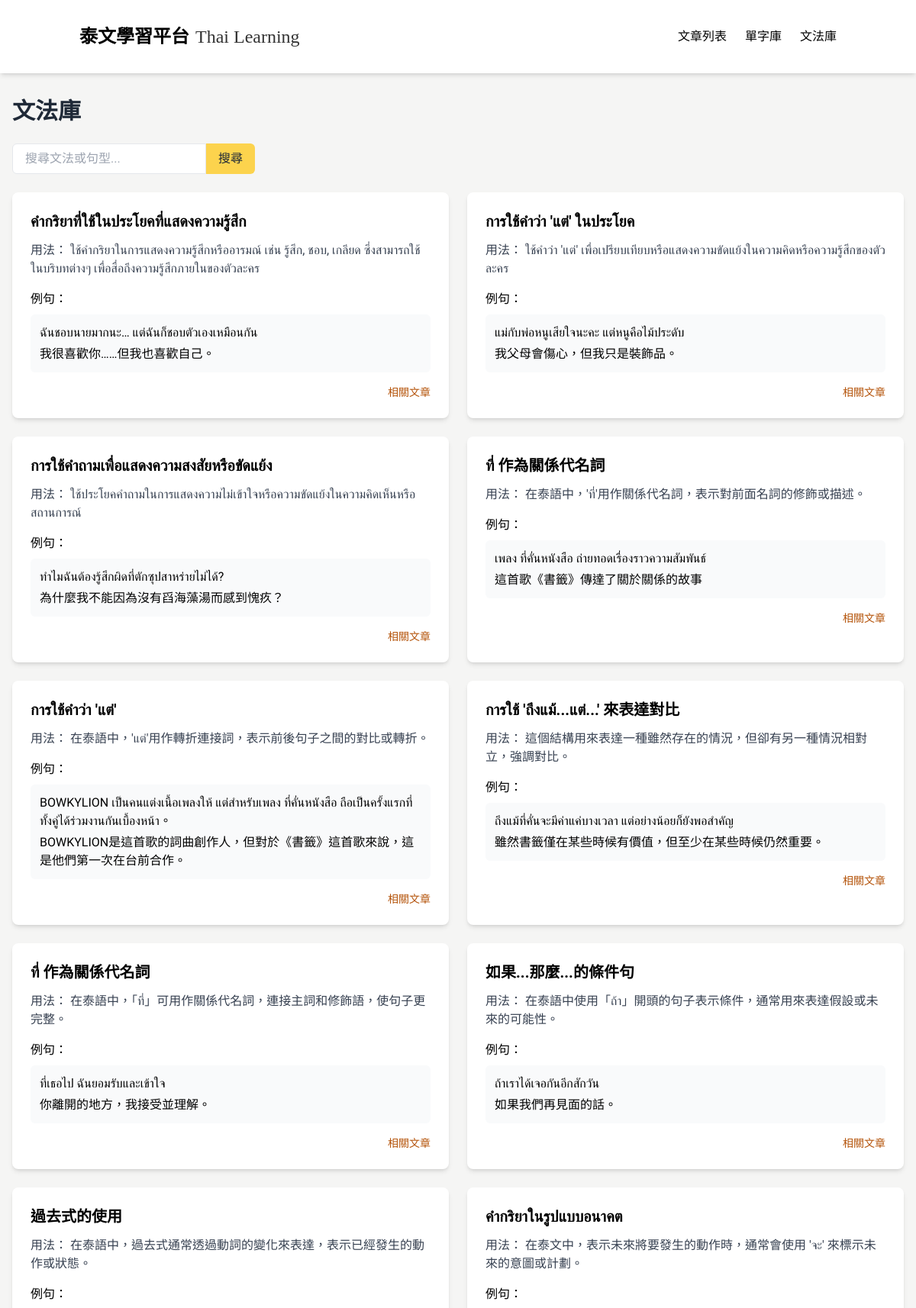
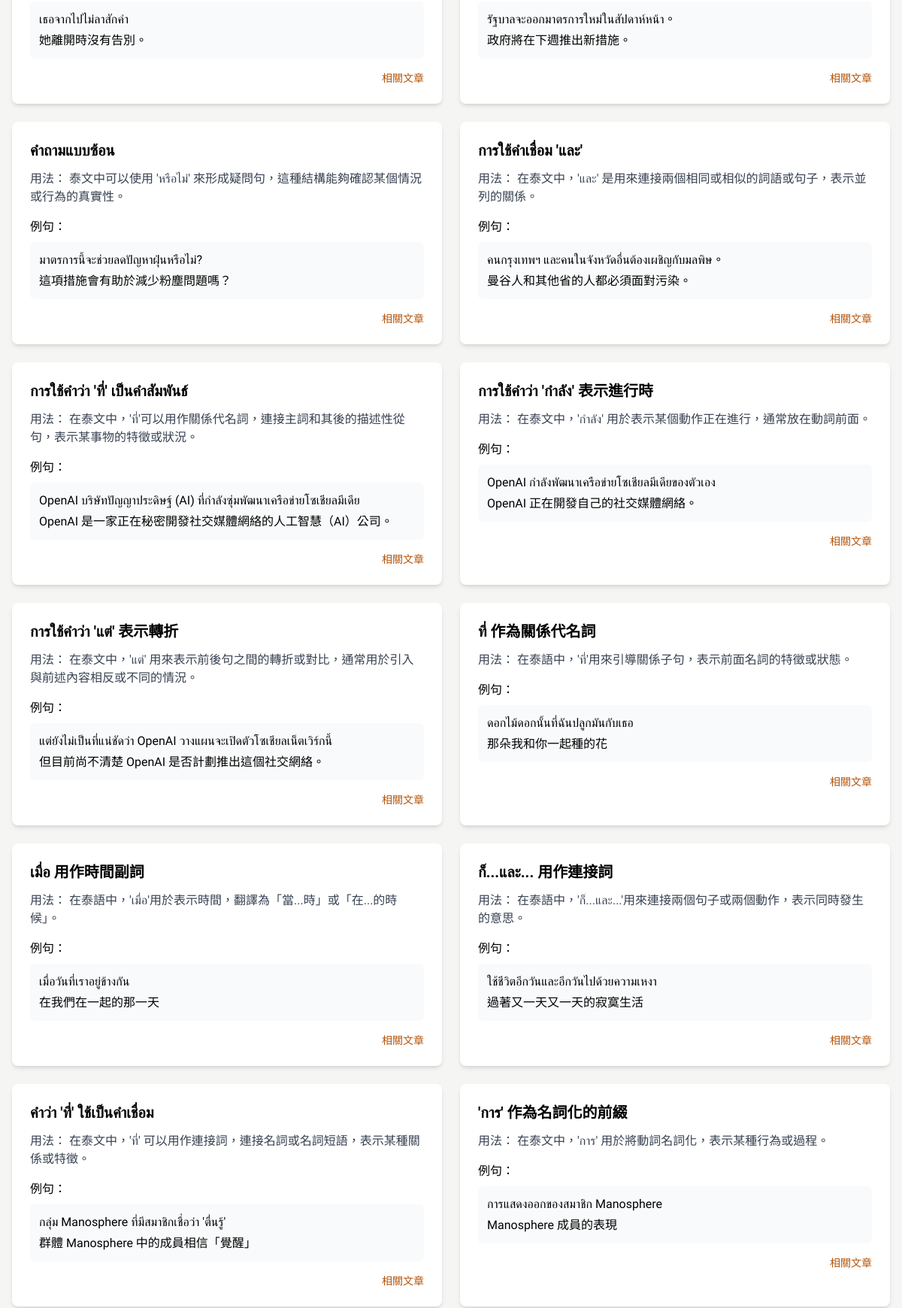
Screenshot of /grammar (upper part) with the database file from the repository (2 pictures, top to bottom).
### tables this page shows
CREATE TABLE GrammarPoint (
            id INTEGER PRIMARY KEY AUTOINCREMENT,
            title TEXT,
            explanation TEXT,
            articleId INTEGER,
            createdAt TEXT,
            updatedAt TEXT
        );

CREATE TABLE GrammarExample (
            id INTEGER PRIMARY KEY AUTOINCREMENT,
            thai TEXT,
            chinese TEXT,
            grammarPointId INTEGER,
            createdAt TEXT,
            updatedAt TEXT
        );

### app_sqlite.py (the view)
@app.route('/grammar')
def grammar():
    conn = get_db_connection()
    grammar_points = conn.execute("""
        SELECT DISTINCT GrammarPoint.*
        FROM GrammarPoint
        JOIN GrammarArticle ON GrammarPoint.id = GrammarArticle.grammarPointId
        JOIN Article ON GrammarArticle.articleId = Article.id
        WHERE Article.status = 'published'
        ORDER BY GrammarPoint.createdAt DESC
    """).fetchall()
    grammar_article_map = {}
    grammar_article_counts = {}
    grammar_article_links = {}
    rows = conn.execute("""
        SELECT grammarPointId, Article.id as articleId, Article.chineseTitle
        FROM GrammarArticle
        JOIN Article ON GrammarArticle.articleId = Article.id
        WHERE Article.status = 'published'
    """).fetchall()
    for row in rows:
        gid = row['grammarPointId']
        grammar_article_map.setdefault(gid, []).append(row['chineseTitle'])
        grammar_article_links.setdefault(gid, []).append({'id': row['articleId'], 'title': row['chineseTitle']})
        grammar_article_counts[gid] = grammar_article_counts.get(gid, 0) + 1
    grammar_data = []
    for point in grammar_points:
        examples = conn.execute('SELECT * FROM GrammarExample WHERE grammarPointId = ?', (point['id'],)).fetchall()
        grammar_data.append({
            'id': point['id'],
            'title': point['title'],
            'explanation': point['explanation'],
            'examples': examples,
            'articleLinks': grammar_article_links.get(point['id'], []),
            'articleCount': grammar_article_counts.get(point['id'], 0),
            'detailUrl': f'/grammar/{point["id"]}'
        })
    conn.close()
    return render_template('grammar_adjust.html', grammar_points=grammar_data)

### app_sqlite.py (called while the page is built)
def get_db_connection():
    base_path = os.path.dirname(os.path.abspath(__file__))
    db_path = os.path.join(base_path, 'data.db')
    conn = sqlite3.connect(db_path)  # SQLite 檔名
    conn.row_factory = sqlite3.Row     # 讓取出的資料像字典一樣操作
    return conn

### templates/grammar_adjust.html (shortened to what this page needs)
<!DOCTYPE html>
<html lang="zh-TW">
<head>
  <script src="https://cdn.tailwindcss.com"></script>
</head>
<body>
  <nav class="bg-white shadow-md sticky top-0 z-50">
    <div class="container mx-auto px-4 py-4">
      <div class="flex justify-between items-center py-4">
        <div class="flex items-center space-x-2">
          <a href="/" class="flex items-end space-x-2">
            <span class="nav-title text-2xl font-bold text-black">泰文學習平台</span>
            <span class="nav-subtitle text-2xl text-black/80 self-end">Thai Learning</span>
          </a>
        </div>
        <div class="hidden md:flex space-x-6">
          <a href="/" class="tab-btn active-tab text-black hover:text-gray-700" data-tab="articles">文章列表</a>
          <a href="/vocabulary" class="text-black hover:text-gray-700">單字庫</a>
          <a href="/grammar" class="text-black hover:text-gray-700">文法庫</a>
        </div>
      </div>
    </div>
  </nav>
  <div class="min-h-screen">
    <div class="px-4 pt-8 pb-20">
      <h1 class="text-3xl font-bold mb-6 text-gray-800">文法庫</h1>
      <div class="mb-6">
        <div class="flex mb-4">
          <input id="grammar-search" type="text" placeholder="搜尋文法或句型..." class="border rounded-l-md px-4" />
          <button class="bg-[#FCD34D] hover:bg-[#FBBF24] text-[#1F2937] hover:text-white px-4 py-2 rounded-r-md transition-colors">搜尋</button>
        </div>
      </div>
      <div class="grid grid-cols-1 md:grid-cols-2 lg:grid-cols-2 gap-6">
        {% for point in grammar_points %}
        <div class="bg-white rounded-lg shadow-md overflow-hidden grammar-card">
          <div class="p-6">
            <h3 class="text-xl font-semibold mb-3">{{ point.title }}</h3>
            <div class="mb-4">
              <p class="mb-2 text-gray-700"><span class="font-medium">用法：</span> {{ point.explanation }}</p>
            </div>
            {% if point.examples %}
            <div class="mb-4">
              <h4 class="font-medium mb-2">例句：</h4>
              {% for example in point.examples %}
              <div class="bg-gray-50 p-3 rounded-md mb-2">
                <p class="thai-text mb-1">{{ example.thai }}</p>
                <p>{{ example.chinese }}</p>
              </div>
              {% endfor %}
            </div>
            {% endif %}
            {% if point.articleLinks %}
              <div class="text-right text-[#B45309] text-sm mt-2">
                <a href="/grammar/{{ point.id }}" class="hover:underline">相關文章</a>
              </div>
            {% endif %}
          </div>
        </div>
        {% endfor %}
      </div>
    </div>
  </div>
</body>
</html>

### templates/grammar_adjust.html (style rules this page uses)
:root { --main-color: #FCD34D; --main-color-hover: #FBBF24; --main-color-light: #FFFDEA; --main-color-light-hover: #FEF3C7; --main-color-bg: #ffffff; --main-color-dark: #1F2937; --main-color-darker: #111827; }
body { font-family: 'Noto Sans TC', 'Sarabun', sans-serif; background-color: #F5F5F4; }
.thai-text { font-family: 'Sarabun', sans-serif; }
.nav-title { font-family: 'Jin Xuan', '金萱體', 'Noto Sans TC', sans-serif; font-weight: bold; }
.nav-subtitle { font-family: 'Times New Roman', serif; font-size: 1.5rem; line-height: 2rem; }

### rows the page displays
GrammarPoint: title "คำกริยาที่ใช้ในประโยคที่แสดงความรู้สึก", explanation "ใช้คำกริยาในการแสดงความรู้สึกหรืออารมณ์ เช่น รู้สึก, ชอบ, เกลียด ซึ่งสามารถใช้ในบริบทต่างๆ เพื่อสื่อถึงความรู้สึกภายในของตัวละคร"
GrammarExample: thai "ฉันชอบนายมากนะ… แต่ฉันก็ชอบตัวเองเหมือนกัน", chinese "我很喜歡你……但我也喜歡自己。"
GrammarPoint: title "การใช้คำว่า 'แต่' ในประโยค", explanation "ใช้คำว่า 'แต่' เพื่อเปรียบเทียบหรือแสดงความขัดแย้งในความคิดหรือความรู้สึกของตัวละคร"
GrammarExample: thai "แม่กับพ่อหนูเสียใจนะคะ แต่หนูคือไม้ประดับ", chinese "我父母會傷心，但我只是裝飾品。"
GrammarPoint: title "การใช้คำถามเพื่อแสดงความสงสัยหรือขัดแย้ง", explanation "ใช้ประโยคคำถามในการแสดงความไม่เข้าใจหรือความขัดแย้งในความคิดเห็นหรือสถานการณ์"
GrammarExample: thai "ทำไมฉันต้องรู้สึกผิดที่ตักซุปสาหร่ายไม่ได้?", chinese "為什麼我不能因為沒有舀海藻湯而感到愧疚？"
GrammarPoint: title "ที่ 作為關係代名詞", explanation "在泰語中，'ที่'用作關係代名詞，表示對前面名詞的修飾或描述。"
GrammarExample: thai "เพลง ที่คั่นหนังสือ ถ่ายทอดเรื่องราวความสัมพันธ์", chinese "這首歌《書籤》傳達了關於關係的故事"
GrammarPoint: title "การใช้คำว่า 'แต่'", explanation "在泰語中，'แต่'用作轉折連接詞，表示前後句子之間的對比或轉折。"
GrammarExample: thai "BOWKYLION เป็นคนแต่งเนื้อเพลงให้ แต่สำหรับเพลง ที่คั่นหนังสือ ถือเป็นครั้งแรกที่ทั้งคู่ได้ร่วมงานกันเบื้องหน้า。", chinese "BOWKYLION是這首歌的詞曲創作人，但對於《書籤》這首歌來說，這是他們第一次在台前合作。"
GrammarPoint: title "การใช้ 'ถึงแม้...แต่...' 來表達對比", explanation "這個結構用來表達一種雖然存在的情況，但卻有另一種情況相對立，強調對比。"
GrammarExample: thai "ถึงแม้ที่คั่นจะมีค่าแค่บางเวลา แต่อย่างน้อยก็ยังพอสำคัญ", chinese "雖然書籤僅在某些時候有價值，但至少在某些時候仍然重要。"
GrammarPoint: title "ที่ 作為關係代名詞", explanation "在泰語中，「ที่」可用作關係代名詞，連接主詞和修飾語，使句子更完整。"
GrammarExample: thai "ที่เธอไป ฉันยอมรับและเข้าใจ", chinese "你離開的地方，我接受並理解。"
GrammarPoint: title "如果...那麼...的條件句", explanation "在泰語中使用「ถ้า」開頭的句子表示條件，通常用來表達假設或未來的可能性。"
GrammarExample: thai "ถ้าเราได้เจอกันอีกสักวัน", chinese "如果我們再見面的話。"
GrammarPoint: title "過去式的使用", explanation "在泰語中，過去式通常透過動詞的變化來表達，表示已經發生的動作或狀態。"
GrammarExample: thai "เธอจากไปไม่ลาสักคำ", chinese "她離開時沒有告別。"
GrammarPoint: title "คำกริยาในรูปแบบอนาคต", explanation "在泰文中，表示未來將要發生的動作時，通常會使用 'จะ' 來標示未來的意圖或計劃。"
GrammarExample: thai "รัฐบาลจะออกมาตรการใหม่ในสัปดาห์หน้า。", chinese "政府將在下週推出新措施。"
GrammarPoint: title "คำถามแบบซ้อน", explanation "泰文中可以使用 'หรือไม่' 來形成疑問句，這種結構能夠確認某個情況或行為的真實性。"
GrammarExample: thai "มาตรการนี้จะช่วยลดปัญหาฝุ่นหรือไม่?", chinese "這項措施會有助於減少粉塵問題嗎？"
GrammarPoint: title "การใช้คำเชื่อม 'และ'", explanation "在泰文中，'และ' 是用來連接兩個相同或相似的詞語或句子，表示並列的關係。"
GrammarExample: thai "คนกรุงเทพฯ และคนในจังหวัดอื่นต้องเผชิญกับมลพิษ。", chinese "曼谷人和其他省的人都必須面對污染。"
GrammarPoint: title "การใช้คำว่า 'ที่' เป็นคำสัมพันธ์", explanation "在泰文中，'ที่'可以用作關係代名詞，連接主詞和其後的描述性從句，表示某事物的特徵或狀況。"
GrammarExample: thai "OpenAI บริษัทปัญญาประดิษฐ์ (AI) ที่กำลังซุ่มพัฒนาเครือข่ายโซเชียลมีเดีย", chinese "OpenAI 是一家正在秘密開發社交媒體網絡的人工智慧（AI）公司。"
GrammarPoint: title "การใช้คำว่า 'กำลัง' 表示進行時", explanation "在泰文中，'กำลัง' 用於表示某個動作正在進行，通常放在動詞前面。"
GrammarExample: thai "OpenAI กำลังพัฒนาเครือข่ายโซเชียลมีเดียของตัวเอง", chinese "OpenAI 正在開發自己的社交媒體網絡。"
GrammarPoint: title "การใช้คำว่า 'แต่' 表示轉折", explanation "在泰文中，'แต่' 用來表示前後句之間的轉折或對比，通常用於引入與前述內容相反或不同的情況。"
GrammarExample: thai "แต่ยังไม่เป็นที่แน่ชัดว่า OpenAI วางแผนจะเปิดตัวโซเชียลเน็ตเวิร์กนี้", chinese "但目前尚不清楚 OpenAI 是否計劃推出這個社交網絡。"
GrammarPoint: title "ที่ 作為關係代名詞", explanation "在泰語中，'ที่'用來引導關係子句，表示前面名詞的特徵或狀態。"
GrammarExample: thai "ดอกไม้ดอกนั้นที่ฉันปลูกมันกับเธอ", chinese "那朵我和你一起種的花"
GrammarPoint: title "เมื่อ 用作時間副詞", explanation "在泰語中，'เมื่อ'用於表示時間，翻譯為「當...時」或「在...的時候」。"
GrammarExample: thai "เมื่อวันที่เราอยู่ข้างกัน", chinese "在我們在一起的那一天"
GrammarPoint: title "ก็...และ... 用作連接詞", explanation "在泰語中，'ก็...และ...'用來連接兩個句子或兩個動作，表示同時發生的意思。"
GrammarExample: thai "ใช้ชีวิตอีกวันและอีกวันไปด้วยความเหงา", chinese "過著又一天又一天的寂寞生活"
GrammarPoint: title "คำว่า 'ที่' ใช้เป็นคำเชื่อม", explanation "在泰文中，'ที่' 可以用作連接詞，連接名詞或名詞短語，表示某種關係或特徵。"
GrammarExample: thai "กลุ่ม Manosphere ที่มีสมาชิกเชื่อว่า 'ตื่นรู้'", chinese "群體 Manosphere 中的成員相信「覺醒」"
GrammarPoint: title "'การ' 作為名詞化的前綴", explanation "在泰文中，'การ' 用於將動詞名詞化，表示某種行為或過程。"
GrammarExample: thai "การแสดงออกของสมาชิก Manosphere", chinese "Manosphere 成員的表現"
